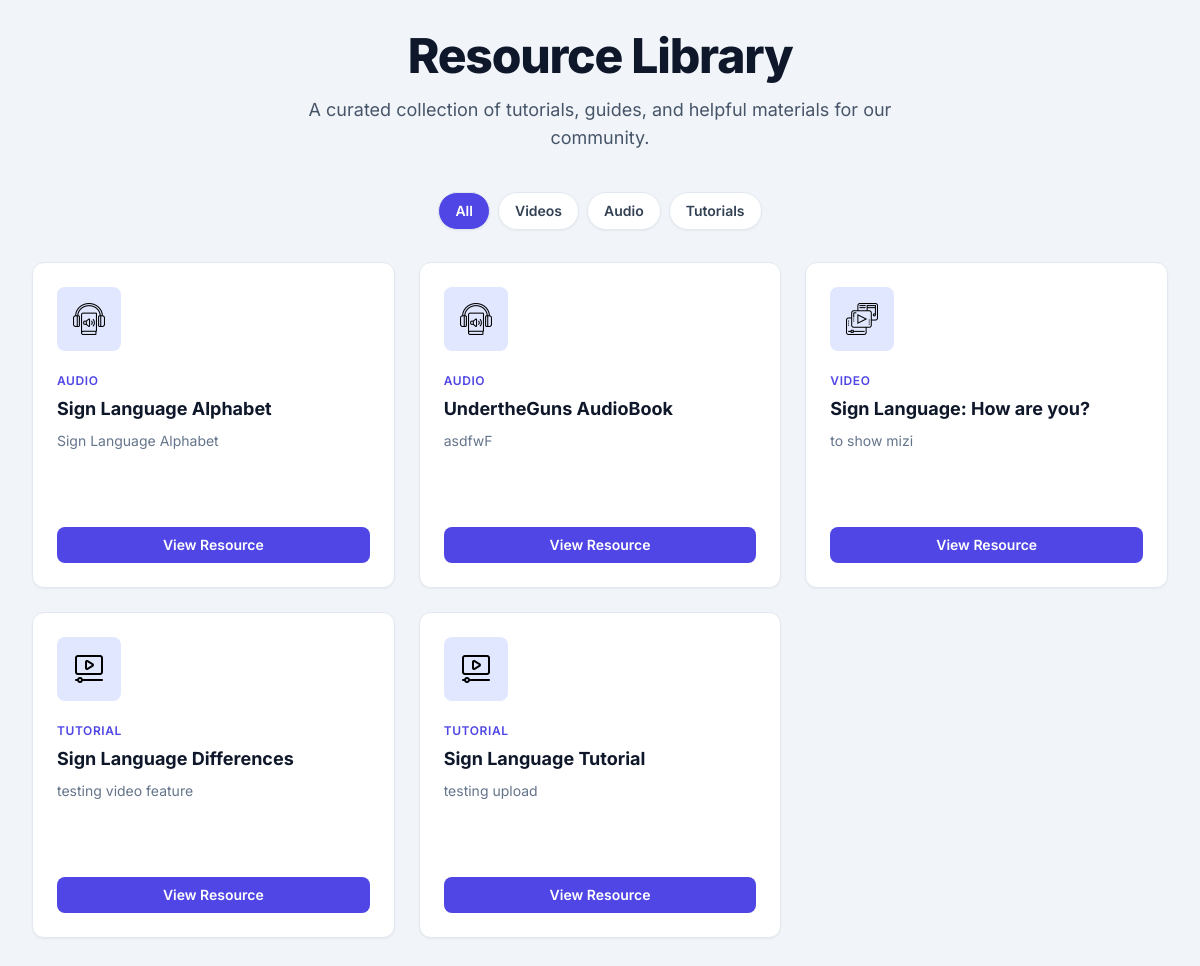
Screenshot of /resources.php (signed in) with the database file from the repository.
### tables this page shows
CREATE TABLE `resources` (
  `resource_id` int NOT NULL AUTO_INCREMENT,
  `name` varchar(255) NOT NULL,
  `category` enum('audio','video','tutorial') NOT NULL,
  `description` text,
  `link` text,
  `uploaded_by` int NOT NULL,
  `created_at` timestamp NULL DEFAULT CURRENT_TIMESTAMP,
  `updated_at` timestamp NULL DEFAULT CURRENT_TIMESTAMP ON UPDATE CURRENT_TIMESTAMP,
  `approved_by` int DEFAULT NULL,
  PRIMARY KEY (`resource_id`),
  KEY `uploaded_by` (`uploaded_by`),
  KEY `approved_by` (`approved_by`),
  CONSTRAINT `resources_ibfk_1` FOREIGN KEY (`uploaded_by`) REFERENCES `users` (`user_id`),
  CONSTRAINT `resources_ibfk_2` FOREIGN KEY (`approved_by`) REFERENCES `admins` (`admin_id`)
);

### resources.php (the view, shortened to what this page needs)
<?php
include 'dbconnect.php';
$sql = "SELECT resource_id, name, category, description, link FROM resources ORDER BY created_at DESC";
$result = $conn->query($sql);
$resources = $result->fetch_all(MYSQLI_ASSOC);
$category_logos = [
    'video' => 'img/resource1.png',
    'audio' => 'img/audio.png',
    'tutorial' => 'img/tutorial.png'
];
?>
<!DOCTYPE html>
<html lang="en">
<head>
    <script src="https://cdn.tailwindcss.com"></script>
</head>
<body class="bg-slate-100">
    <main class="max-w-7xl mx-auto p-4 sm:p-6 lg:p-8">
        <header class="fade-in mb-10 text-center">
            <h1 class="text-4xl font-extrabold tracking-tight text-slate-900 sm:text-5xl">Resource Library</h1>
            <p class="mt-4 max-w-2xl mx-auto text-lg text-slate-600">A curated collection of tutorials, guides, and helpful materials for our community.</p>
        </header>
        <div class="fade-in mb-8 flex justify-center gap-2" style="animation-delay: 100ms;">
            <button class="filter-btn active px-4 py-2 text-sm font-semibold bg-white text-slate-700 rounded-full shadow-sm border border-slate-200 hover:bg-slate-50" data-filter="all">All</button>
            <button class="filter-btn px-4 py-2 text-sm font-semibold bg-white text-slate-700 rounded-full shadow-sm border border-slate-200 hover:bg-slate-50" data-filter="video">Videos</button>
            <button class="filter-btn px-4 py-2 text-sm font-semibold bg-white text-slate-700 rounded-full shadow-sm border border-slate-200 hover:bg-slate-50" data-filter="audio">Audio</button>
            <button class="filter-btn px-4 py-2 text-sm font-semibold bg-white text-slate-700 rounded-full shadow-sm border border-slate-200 hover:bg-slate-50" data-filter="tutorial">Tutorials</button>
        </div>
        <div class="resource-grid grid grid-cols-1 sm:grid-cols-2 lg:grid-cols-3 gap-6">
            <?php if (!empty($resources)): ?>
                <?php foreach ($resources as $index => $row): ?>
                    <div class="resource-card fade-in bg-white rounded-xl border border-slate-200 shadow-sm flex flex-col p-6" data-category="<?php echo htmlspecialchars($row['category']); ?>" style="animation-delay: <?php echo ($index * 50) + 200; ?>ms;">
                        <div class="flex-grow">
                             <div class="w-16 h-16 flex items-center justify-center rounded-lg bg-indigo-100 mb-4">
                                <img src="<?php echo htmlspecialchars($category_logos[$row['category']] ?? 'img/guides.png'); ?>" alt="<?php echo htmlspecialchars($row['category']); ?> icon" class="h-8 w-8">
                            </div>
                            <span class="text-xs font-semibold uppercase tracking-wider text-indigo-600"><?php echo htmlspecialchars($row['category']); ?></span>
                            <h3 class="font-bold text-lg text-slate-900 mt-1"><?php echo htmlspecialchars($row['name']); ?></h3>
                            <p class="text-sm text-slate-500 mt-2 mb-4 h-16 overflow-hidden"><?php echo htmlspecialchars($row['description']); ?></p>
                        </div>
                        <div class="mt-auto pt-4 flex items-center justify-center gap-2">
                             <button class="view-resource-btn flex-1 text-center font-semibold text-sm bg-indigo-600 text-white px-4 py-2 rounded-lg hover:bg-indigo-700" data-link="<?php echo htmlspecialchars($row['link']); ?>" data-title="<?php echo htmlspecialchars($row['name']); ?>" data-type="<?php echo htmlspecialchars($row['category']); ?>">View Resource</button>
                        </div>
                    </div>
                <?php endforeach; ?>
            <?php else: ?>
                <p class="col-span-full text-center text-slate-500 py-10">No resources have been uploaded yet.</p>
            <?php endif; ?>
        </div>
    </main>
</body>
</html>

### resources.php (style rules this page uses)
body { font-family: 'Inter', sans-serif; }
.resource-card { transition: transform 0.3s ease, box-shadow 0.3s ease; }
.fade-in { animation: fadeIn 0.8s ease-out forwards; }
.filter-btn.active { background-color: #4f46e5; color: white; }

### rows the page displays
resources: category (picture), category "AUDIO", name "Sign Language Alphabet", description "Sign Language Alphabet"
resources: category (picture), category "AUDIO", name "UndertheGuns AudioBook", description "asdfwF"
resources: shows a picture, category "VIDEO", name "Sign Language: How are you?", description "to show mizi"
resources: category (picture), category "TUTORIAL", name "Sign Language Differences", description "testing video feature"
resources: category (picture), category "TUTORIAL", name "Sign Language Tutorial", description "testing upload"
